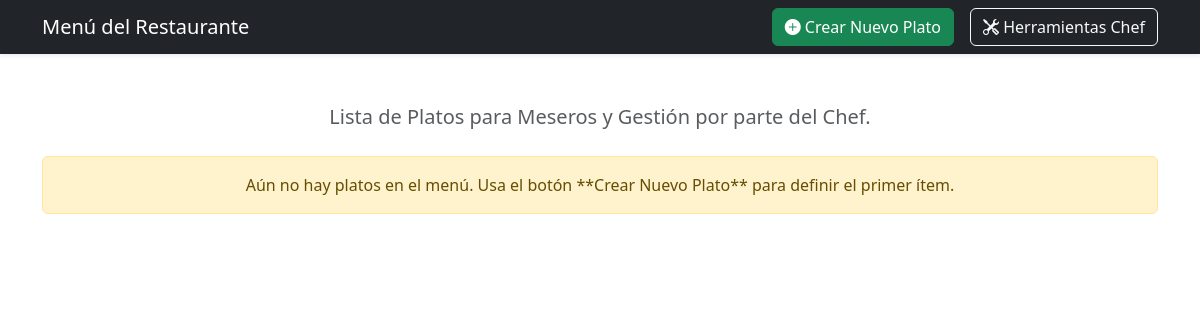
Page /administrador on the earlier database version.
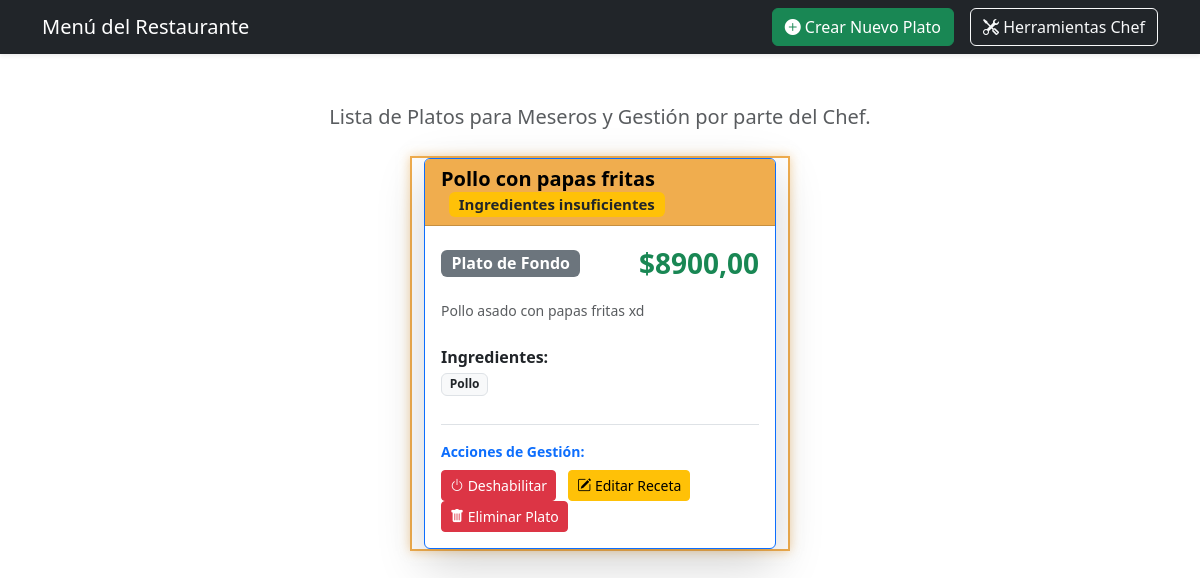
Same page on the later database version.
### mainApp/models.py (models this page shows, shortened)
class Plato(models.Model):
    nombre = models.CharField(max_length=150, unique=True)
    descripcion = models.TextField()
    precio = models.DecimalField(max_digits=6, decimal_places=2)
    imagen = models.ImageField(upload_to='platos/', null=True, blank=True)
    activo = models.BooleanField(default=True)
    categoria = models.ForeignKey(Categoria, on_delete=models.SET_NULL, null=True)
    ingredientes = models.ManyToManyField(Ingrediente, related_name='platos')
    class Meta:
        ordering = ['categoria', 'nombre']
        verbose_name_plural = "Platos"
    def tiene_stock_suficiente(self):
        ingredientes = self.ingredientes.all()
        if not ingredientes:
            return True
        return all(ing.stock > 0 for ing in ingredientes)

class Categoria(models.Model):
    nombre = models.CharField(max_length=100, unique=True)
    class Meta:
        verbose_name_plural = "Categorias"

class Ingrediente(models.Model):
    nombre = models.CharField(max_length=100, unique=True)
    stock = models.PositiveIntegerField(default=0)

### mainApp/views.py (the view)
# urls.py: path('administrador', views.listar_platos, name='lista_platos'),
def listar_platos(request):
    platos = Plato.objects.all().select_related('categoria').prefetch_related('ingredientes')
    context = {
        'platos': platos,
        'titulo': 'Menú del Restaurante'
    }
    return render(request, 'menu/lista_platos.html', context)

### templates/menu/lista_platos.html (shortened to what the changed rows need)
<!DOCTYPE html>
<html lang="es">
<head>
    <link rel="stylesheet" href="https://cdn.jsdelivr.net/npm/bootstrap-icons@1.11.3/font/bootstrap-icons.min.css">
    <link href="https://cdn.jsdelivr.net/npm/bootstrap@5.3.3/dist/css/bootstrap.min.css" rel="stylesheet" xintegrity="sha384-QWTKZyjpPEjISv5WaRU9OFeRpok6YctnYmDr5pNlyT2bRjXh0JMhjY6hW+ALEwIH">
</head>
<body>
    <div class="container mt-5">
        <div class="row justify-content-center">
        {% for plato in platos %}
            <div class="col-lg-4 col-md-6 mb-4 plato-card
                {% if not plato.tiene_stock_suficiente %} plato-sin-stock {% endif %}
            " id="plato-{{ plato.id }}">
                <div class="card shadow-lg h-100 border-primary">
                    <div class="card-header bg-primary text-white">
                        <h5 class="mb-0 fw-bold">
                            {{ plato.nombre }}
                            {% if not plato.tiene_stock_suficiente %}
                                <span class="badge bg-warning text-dark ms-2">
                                    Ingredientes insuficientes
                                </span>
                            {% endif %}
                        </h5>
                    </div>
                    <div class="card-body d-flex flex-column">
                        <div class="d-flex justify-content-between align-items-center mb-3">
                            <span class="badge bg-secondary fs-6">{{ plato.categoria.nombre }}</span>
                            <span class="fs-3 fw-bold text-success">${{ plato.precio }}</span>
                        </div>
                        <p class="card-text text-muted small flex-grow-1">{{ plato.descripcion|truncatechars:120 }}</p>
                        <div class="mt-2">
                            <p class="fw-bold mb-1">Ingredientes:</p>
                            <div class="d-flex flex-wrap">
                                {% if plato.ingredientes.all %}
                                    {% for ingrediente in plato.ingredientes.all|slice:":4" %}
                                        <span class="badge bg-light text-dark border me-2 mb-1">{{ ingrediente.nombre }}</span>
                                    {% endfor %}
                                {% else %}
                                    <span class="text-danger small"><i class="bi bi-exclamation-triangle-fill"></i> Sin receta definida.</span>
                                {% endif %}
                            </div>
                        </div>
                        <div class="mt-4 pt-3 border-top">
                            <p class="fw-bold small text-primary mb-2">Acciones de Gestión:</p>
                            <button
                                class="btn btn-sm me-2 btn-toggle-status
                                {% if plato.activo %}btn-danger{% else %}btn-success{% endif %}"
                                data-plato-id="{{ plato.id }}"
                            >
                                <i class="bi bi-power"></i>
                                {% if plato.activo %}Deshabilitar{% else %}Habilitar{% endif %}
                            </button>
                            <a href="{% url 'editar_plato' plato.pk %}" class="btn btn-warning btn-sm me-2"><i class="bi bi-pencil-square"></i> Editar Receta</a>
                            <a href="{% url 'eliminar_plato' plato.pk %}" class="btn btn-danger btn-sm"><i class="bi bi-trash-fill"></i> Eliminar Plato</a>
                        </div>
                    </div>
                </div>
            </div>
        {% empty %}
            <div class="col-12">
                <div class="alert alert-warning text-center" role="alert">
                    Aún no hay platos en el menú. Usa el botón **Crear Nuevo Plato** para definir el primer ítem.
                </div>
            </div>
        {% endfor %}
        </div>
    </div>
</body>
</html>

Differences in the rows shown:
added Plato: nombre "Pollo con papas fritas", shows "Ingredientes insuficientes", categoria.nombre "Plato de Fondo", precio "8900,00", descripcion "Pollo asado con papas fritas xd", activo "Deshabilitar"
now on this page (row unchanged): Ingrediente: nombre "Pollo"
Other differences:
text no longer shown: "Aún no hay platos en el menú. Usa el botón **Crear Nuevo Plato** para definir el primer ítem."
